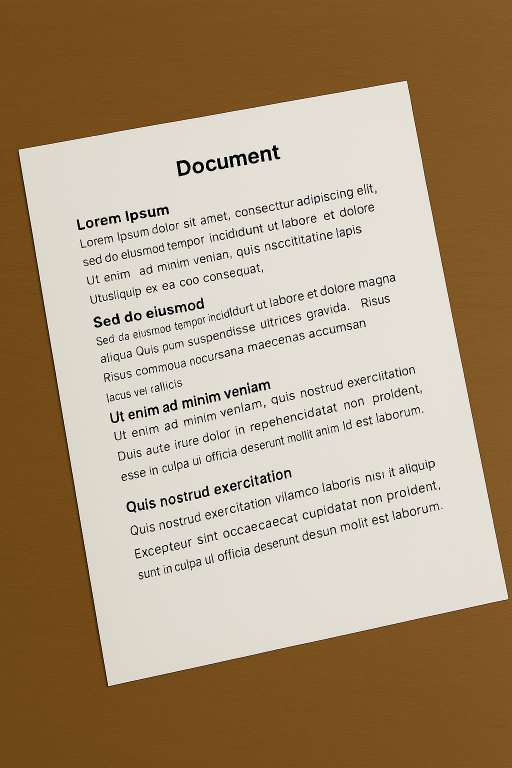
#> input picture document-processing-and-text-extraction/src/cap2.png, 1024 x 1536 px (shown at 1/2 size)
$ python detect_text_regions.py
#> lines starting #> are read from the running program, lines starting #| are printed output that depends on the picture; after the words box and inside, x2 and y2 are one past the last pixel; in counts of white or black regions, pixels touching at a corner belong together
import cv2
import numpy as np


img = cv2.imread("cap2.png")
#> img is the input picture: shape (1536, 1024, 3); mean B, G, R 123.6, 151.3, 172
resize_img = cv2.resize(img,(500,500))
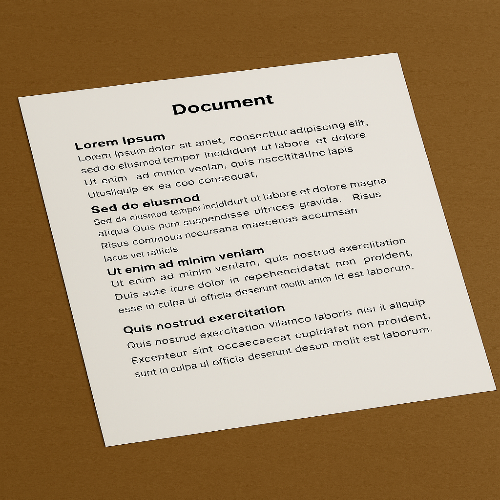
#> resize_img: shape (500, 500, 3); mean B, G, R 123.5, 151.2, 171.8

orig = resize_img.copy()

gray_img = cv2.cvtColor(resize_img, cv2.COLOR_BGR2GRAY)
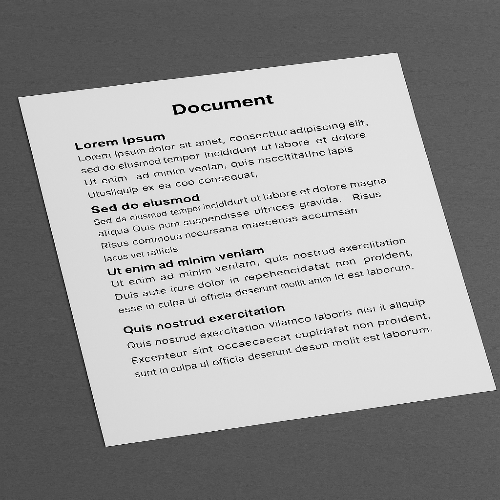
#> gray_img: shape (500, 500); min 0, max 255, mean 154.2
blur_img = cv2.GaussianBlur(gray_img, (5, 5), 0)
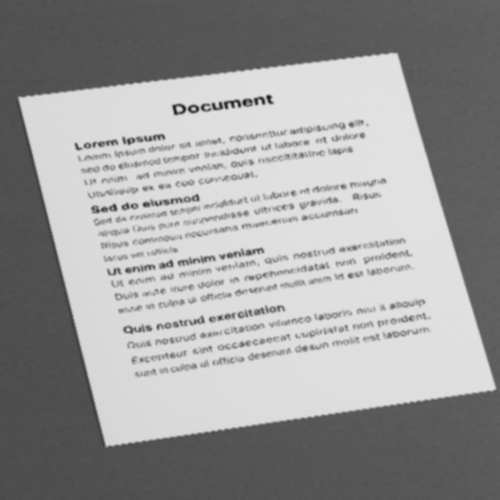
#> blur_img: shape (500, 500); min 19, max 227, mean 154.2

edges = cv2.Canny(blur_img, 50, 150)
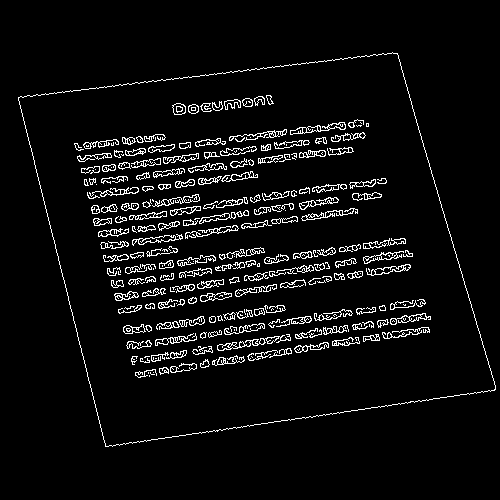
#> edges: shape (500, 500); 5.5% white in thin lines or dots, all inside (x1, y1, x2, y2) = (18, 52, 496, 447)

contours, _ = cv2.findContours(edges, cv2.RETR_EXTERNAL, cv2.CHAIN_APPROX_SIMPLE)
#> contours = 1 contour; box (x1, y1, x2, y2) and area: (18, 52, 496, 447) 136744

contours = sorted(contours, key = cv2.contourArea, reverse = True)

for cnt in contours:
    peri = cv2.arcLength(cnt, True)
    approx = cv2.approxPolyDP(cnt, 0.02 * peri, True)
    if len(approx) == 4:
        document_corners = approx
        break
#> this loop made 1 pass
#> (peri, document_corners) on pass 1: (1634.6, [[397, 53], [18, 97], [105, 446], [495, 389]])


def order_points(pts):

    rect = np.zeros((4, 2), dtype="float32")
    pts = pts.reshape(4, 2)
#> pts = [[397, 53], [18, 97], [105, 446], [495, 389]]

    s = pts.sum(axis=1)
#> s = [450, 115, 551, 884]
    rect[0] = pts[np.argmin(s)]  # sol üst
    rect[2] = pts[np.argmax(s)]  # sağ alt

    diff = np.diff(pts, axis=1)
#> diff = [-344, 79, 341, -106]
    rect[1] = pts[np.argmin(diff)]  # sağ üst
    rect[3] = pts[np.argmax(diff)]  # sol alt

    return rect

pts1 = order_points(document_corners)
#> pts1 = [[18, 97], [397, 53], [495, 389], [105, 446]]

width, height = 400, 600
pts2 = np.float32([
    [0, 0],
    [width - 1, 0],
    [width - 1, height - 1],
    [0, height - 1]
])

matrix = cv2.getPerspectiveTransform(pts1, pts2)
#> matrix = [[1, -0.25, 6.19], [0.203, 1.75, -173.4], [-6.93e-05, 0.000127, 1]]
warped = cv2.warpPerspective(orig, matrix, (width, height))

gray = cv2.cvtColor(warped, cv2.COLOR_BGR2GRAY)
thresh = cv2.adaptiveThreshold(gray, 255, cv2.ADAPTIVE_THRESH_GAUSSIAN_C, cv2.THRESH_BINARY_INV,15,10)
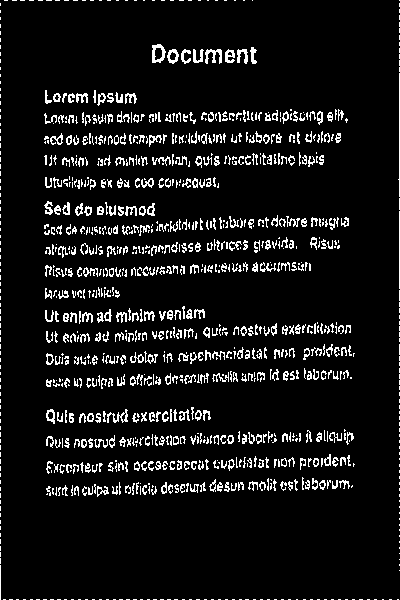
#> thresh: shape (600, 400); 8.2% white in thin lines or dots

kernel = cv2.getStructuringElement(cv2.MORPH_RECT,(5,5))
dilated = cv2.dilate(thresh, kernel, iterations = 1)
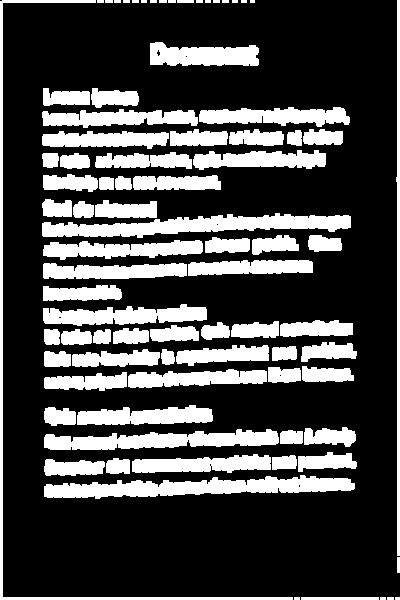
#> dilated: shape (600, 400); 27.7% white; 84 white regions (8 under 20 px)

contours2, _ = cv2.findContours(dilated, cv2.RETR_EXTERNAL, cv2.CHAIN_APPROX_SIMPLE)
#> contours2 = 84 contours, 20 with area under 20; largest, box (x1, y1, x2, y2) and area: (44, 475, 355, 499) 3894, (42, 213, 351, 238) 3791, (44, 429, 279, 450) 2886, (43, 304, 207, 326) 2138, (0, 0, 293, 600) 1964

for cnt2 in contours2:
    x, y, w, h = cv2.boundingRect(cnt2)
    if w > 30 and h > 10:
        cv2.rectangle(warped, (x, y), (x + w, y + h), (255, 0, 0), 2)
#> this loop made 84 passes
#> (x, y, w, h) on passes 7 to 18: (44, 475, 311, 24), (44, 459, 61, 17), (106, 458, 24, 16), (272, 455, 25, 15), (132, 454, 139, 19), (298, 452, 59, 20), (280, 430, 23, 14), (44, 429, 235, 21), (304, 427, 52, 20), (44, 407, 32, 19), (77, 405, 136, 20), (44, 372, 83, 19)
#> (cnt2, x, y, w, h) on passes 1 to 6: ([[395, 597], [395, 599], [399, 599], [399, 597]], 395, 597, 5, 3), ([[387, 597], [387, 599], [393, 599], [393, 597]], 387, 597, 7, 3), ([[380, 597], [380, 599], [385, 599], [385, 597]], 380, 597, 6, 3), ([[301, 597], [301, 599], [378, 599], [378, 597]], 301, 597, 78, 3), ([[294, 597], [294, 599], [299, 599], [299, 597]], 294, 597, 6, 3), ([[397, 557], [397, 572], [399, 572], [399, 557]], 397, 557, 3, 16)
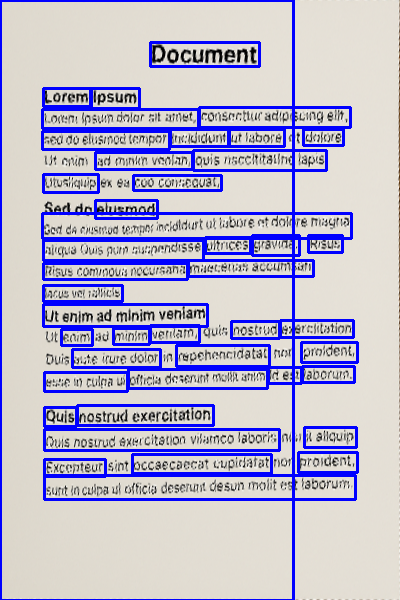
#> warped: shape (600, 400, 3); mean B, G, R 207.2, 181.8, 185.8

cv2.imshow("Text Regions", warped)
cv2.imwrite("text_regions.png", warped)
cv2.waitKey(0)
cv2.destroyAllWindows()
